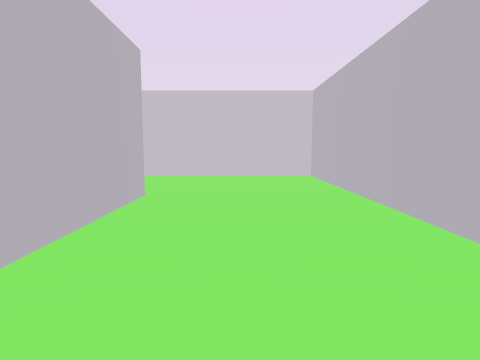
View 1 (above)

24 first-person views from a walk through a Unity game level. The camera is 1.5 m above the floor, tilts 6° down and sees 75° across. The floor is counted in squares, 2 m on a side. Each view is taken from the middle of a square. On the plan, view 1 faces up. The plan holds only what a view shows up to about 10 squares ahead; the rest is blank. The player is left out.

View 2
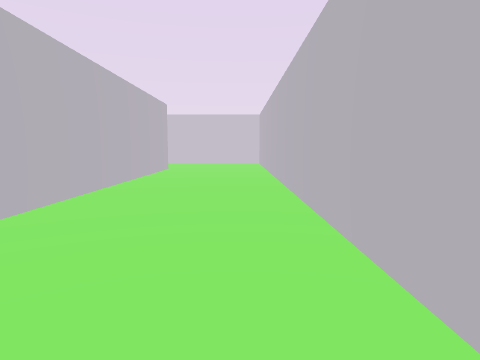

View 3
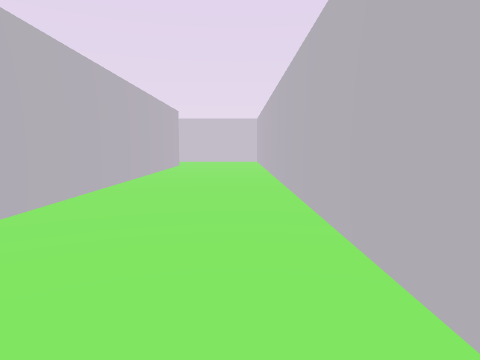

View 4
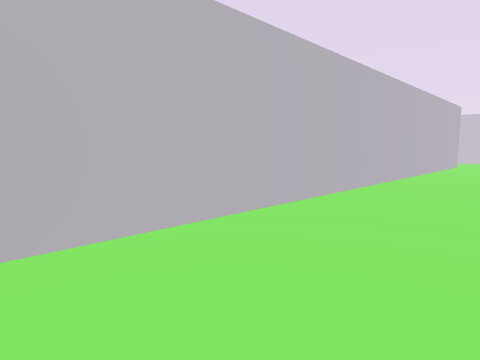

View 5
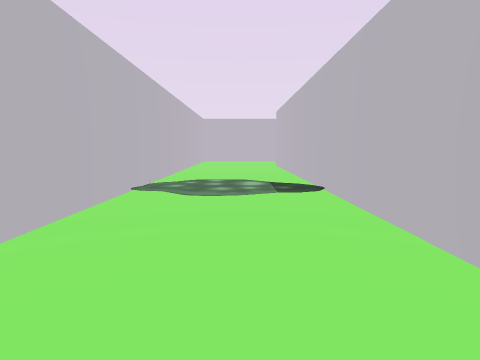

View 6
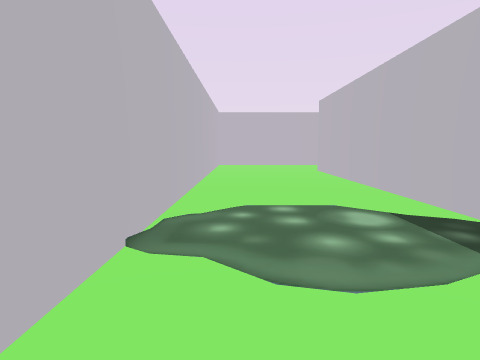

View 7
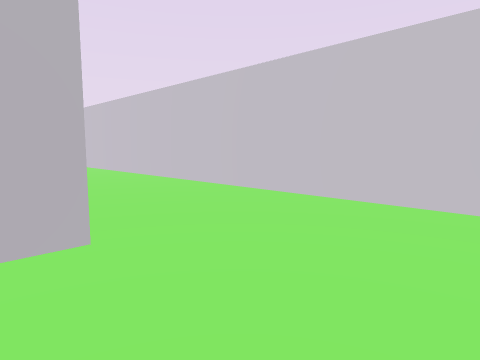

View 8
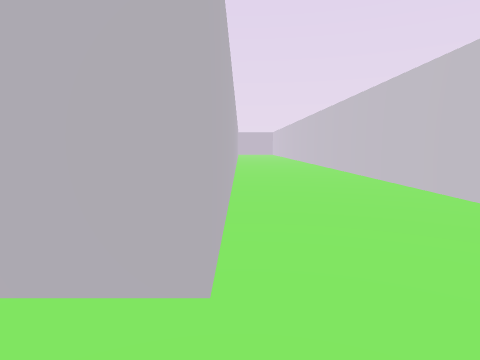

View 9
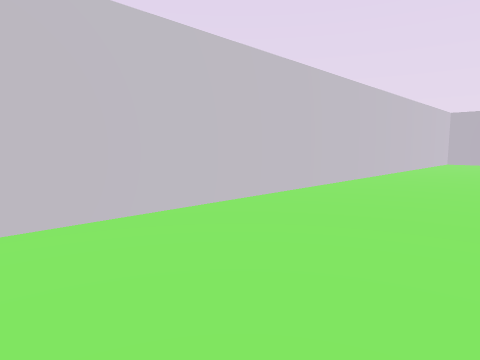

View 10
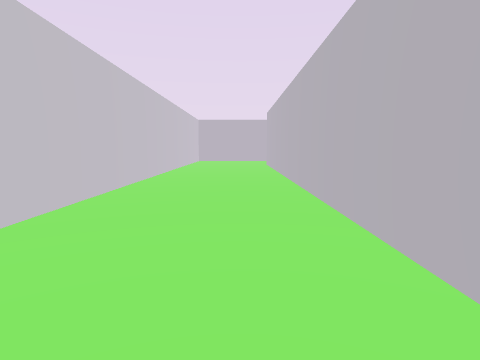

View 11
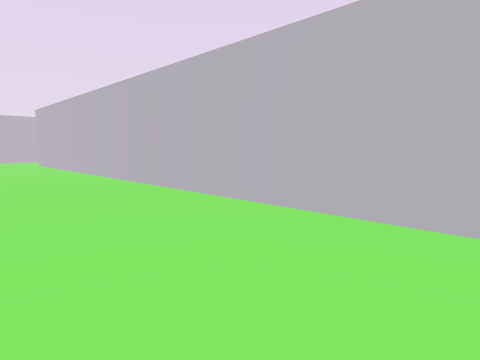

View 12
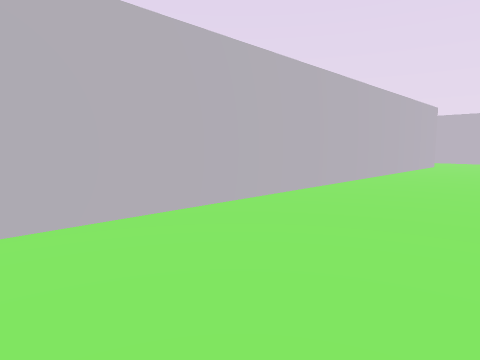

View 13
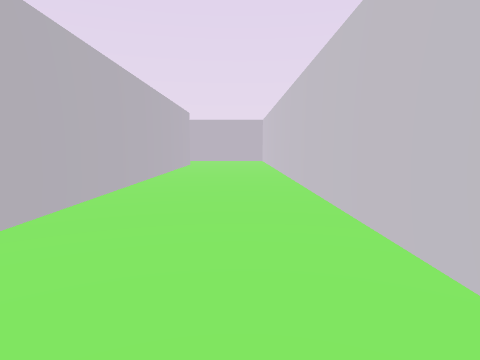

View 14
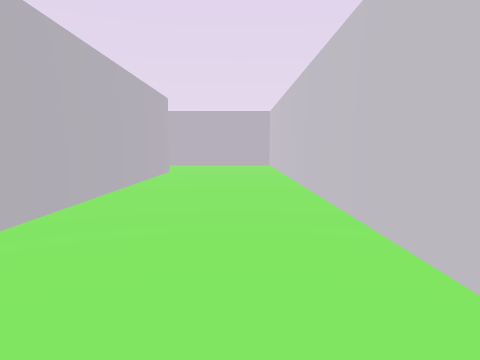

View 15
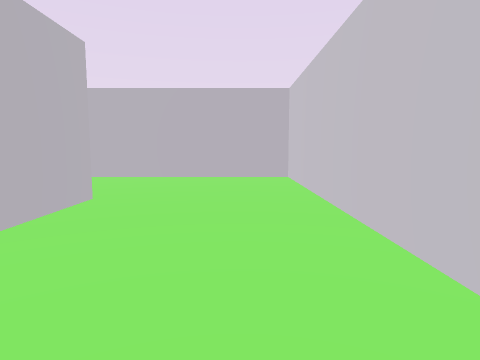

View 16
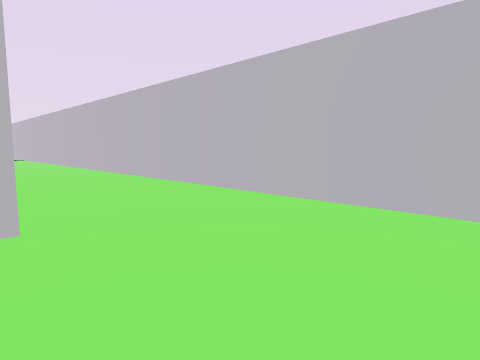

View 17
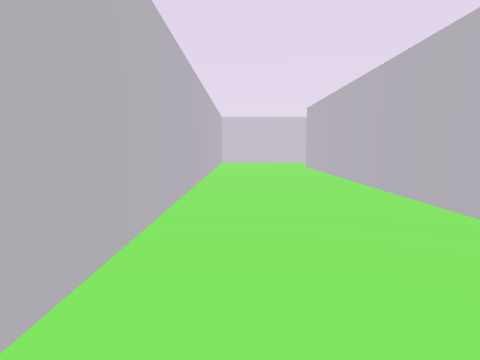

View 18
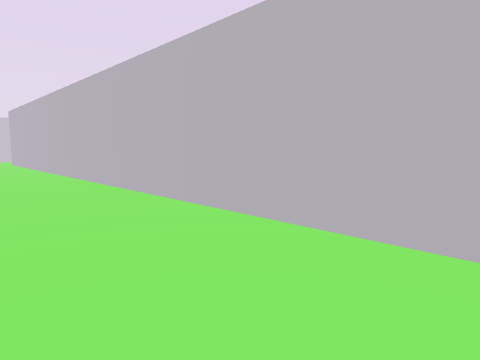

View 19
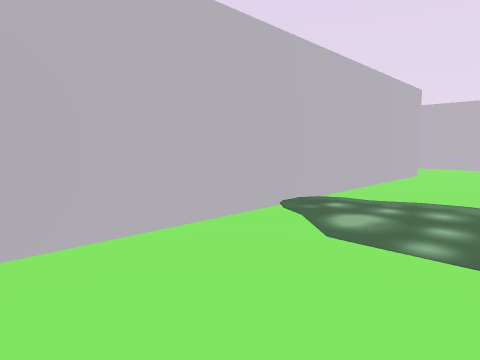

View 20
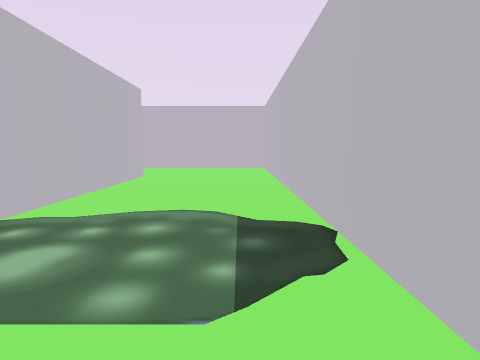

View 21
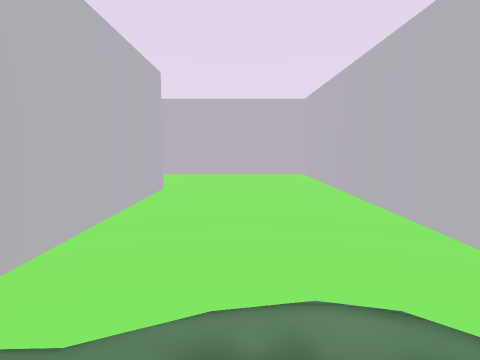

View 22
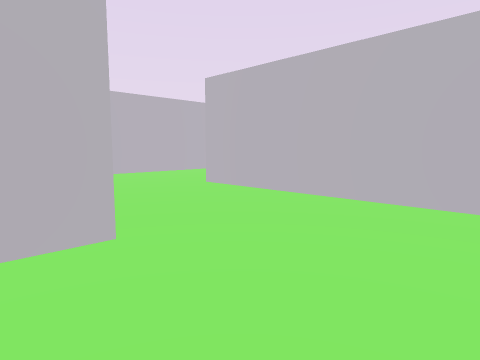

View 23
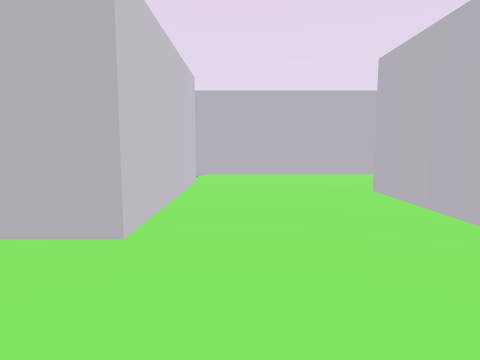

View 24
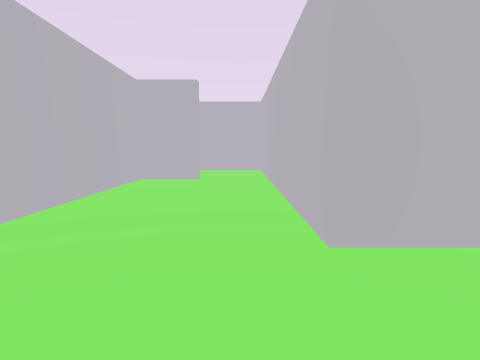

### Floor plan
Points are (right, up) in squares from view 1. A wall is a line through its corners. A room is listed if a view was taken in it or the views show most of it. See-through windows are left out.
Room 1 (views 1, 2, 3, 4, 5, 6)
walls: (1.9, -18) (1.9, 2.5); (-1.5, 1.5) (-1.5, -18.1)
ways out: opening at (0.5, 1.5) to room 2
Room 2 (views 7, 8, 9, 10, 11, 12, 13, 14, 15, 16, 17, 18, 19, 20, 21, 22, 23, 24)
walls: (-13.9, 4.9) (-1.9, 4.9); (-21.5, 4.9) (-20.4, 4.9); (-15.5, 8.2) (-30.9, 8.2) (-30.9, -6); (-27.5, -1.6) (-27.5, 3.1); (-27.5, -11.5) (-27.5, -3.5); (-23.2, -18.1) (-27.5, -18.1) (-27.5, -13.4); (-27.6, 4.9) (-24.9, 4.9); (1.9, 2.5) (1.9, 8.2) (-13.6, 8.2); (-30.9, -11) (-30.9, -21.3) (-24.7, -21.3) (-24.7, -25.5); (-23.1, -25.9) (-21.8, -25.9) (-21.8, -17.8)
ways out: opening at (0.5, 1.5) to room 1; opening at (-24, -26); opening at (-22.5, -18)

Where each view was taken, in squares from view 1:
view 1: 0 up, 0 right, facing up
view 2: 6 down, 1 right, facing up
view 3: 8 down, 1 right, facing up
view 4: 9 down, 1 right, facing up-left
view 5: 5 down, 0 right, facing down
view 6: 8 down, 1 right, facing down
view 7: 4 up, 1 right, facing up-left
view 8: 5 up, 0 right, facing left
view 9: 5 up, 14 left, facing up-right
view 10: 6 up, 15 left, facing right
view 11: 8 up, 16 left, facing down-right
view 12: 8 up, 14 left, facing down-left
view 13: 7 up, 14 left, facing left
view 14: 7 up, 18 left, facing left
view 15: 7 up, 23 left, facing left
view 16: 8 up, 27 left, facing down-left
view 17: 7 down, 30 left, facing up
view 18: 11 down, 30 left, facing up-right
view 19: 9 down, 30 left, facing down-right
view 20: 10 down, 30 left, facing down
view 21: 12 down, 29 left, facing down
view 22: 17 down, 30 left, facing down-right
view 23: 19 down, 30 left, facing right
view 24: 19 down, 24 left, facing down
